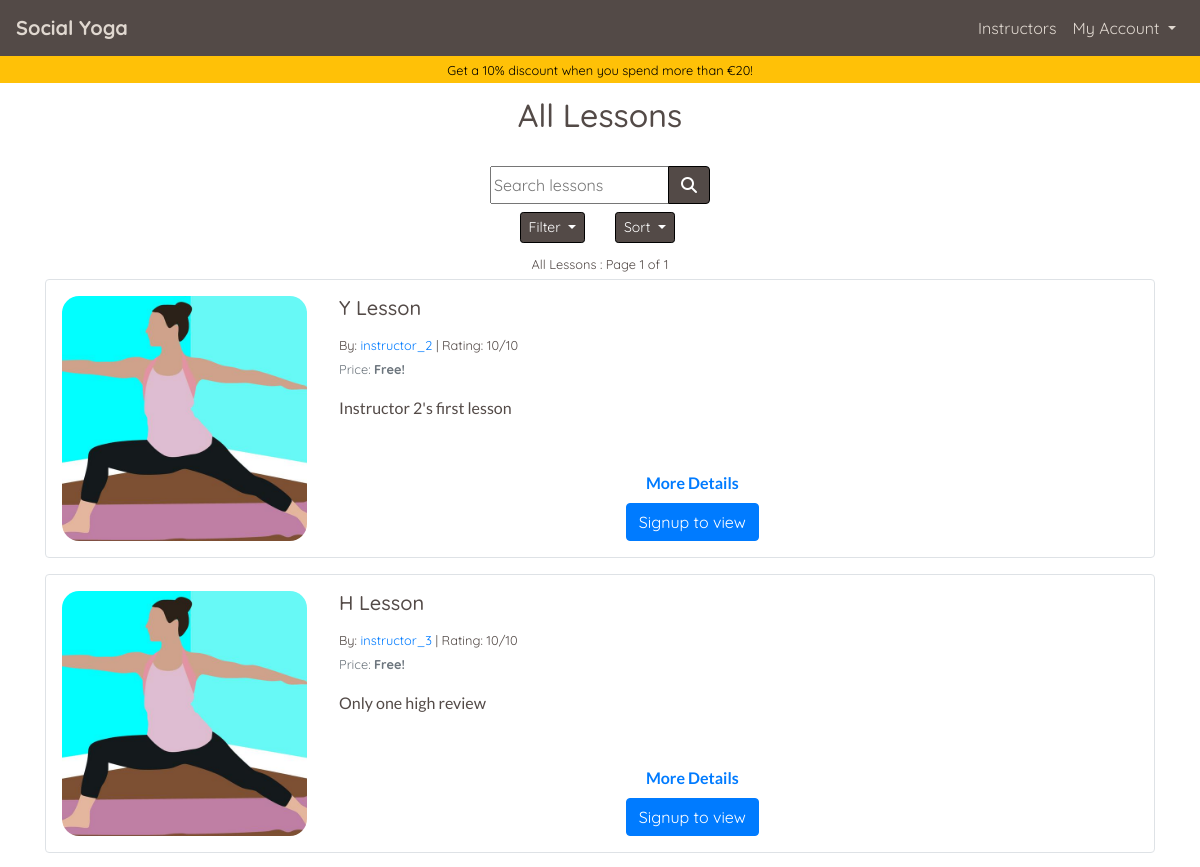
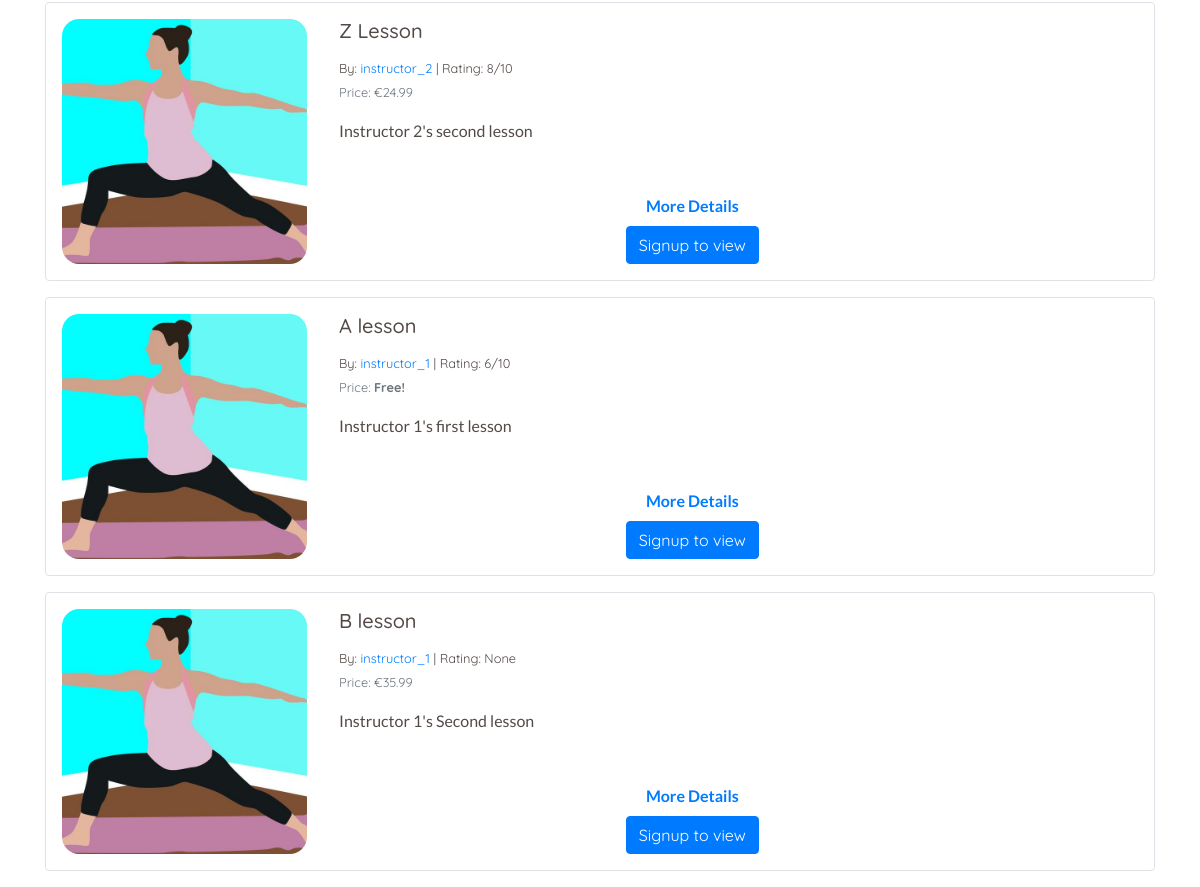
Page /lessons/ on the earlier database version (2 pictures, top to bottom).
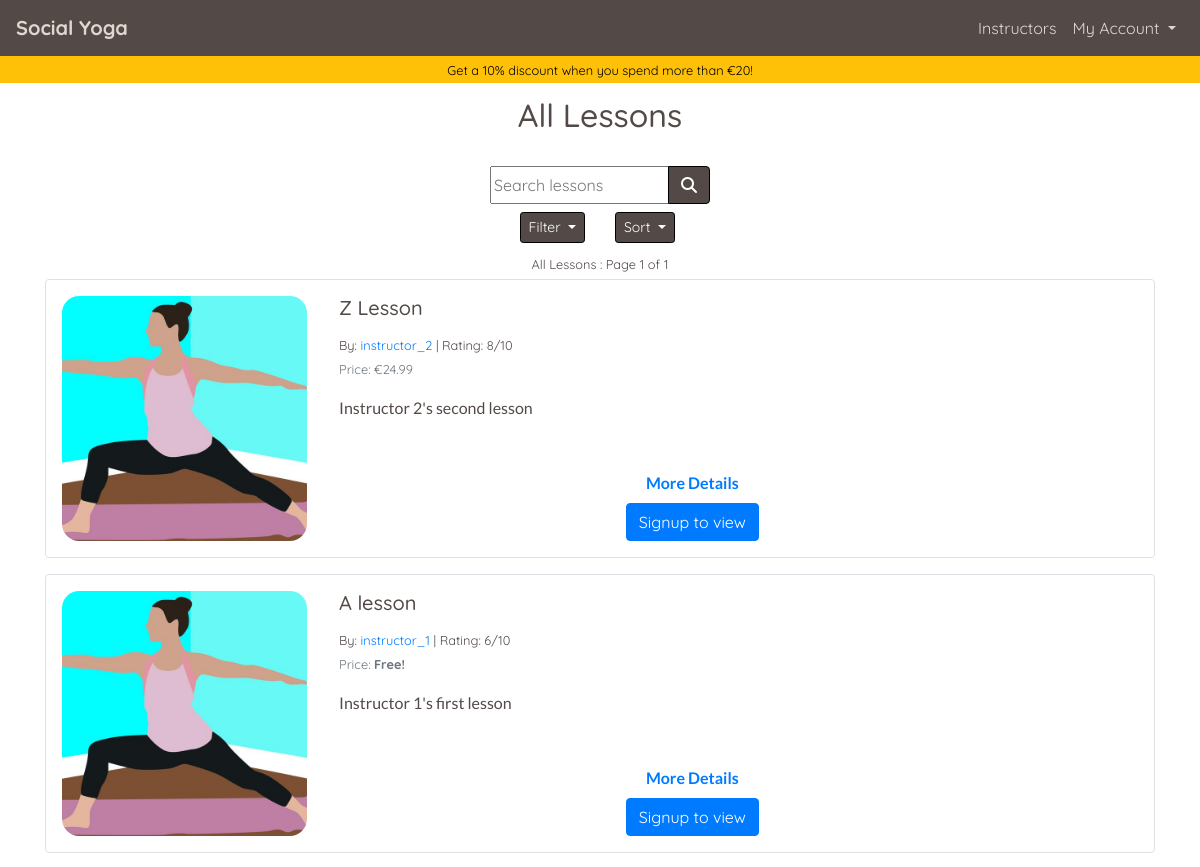
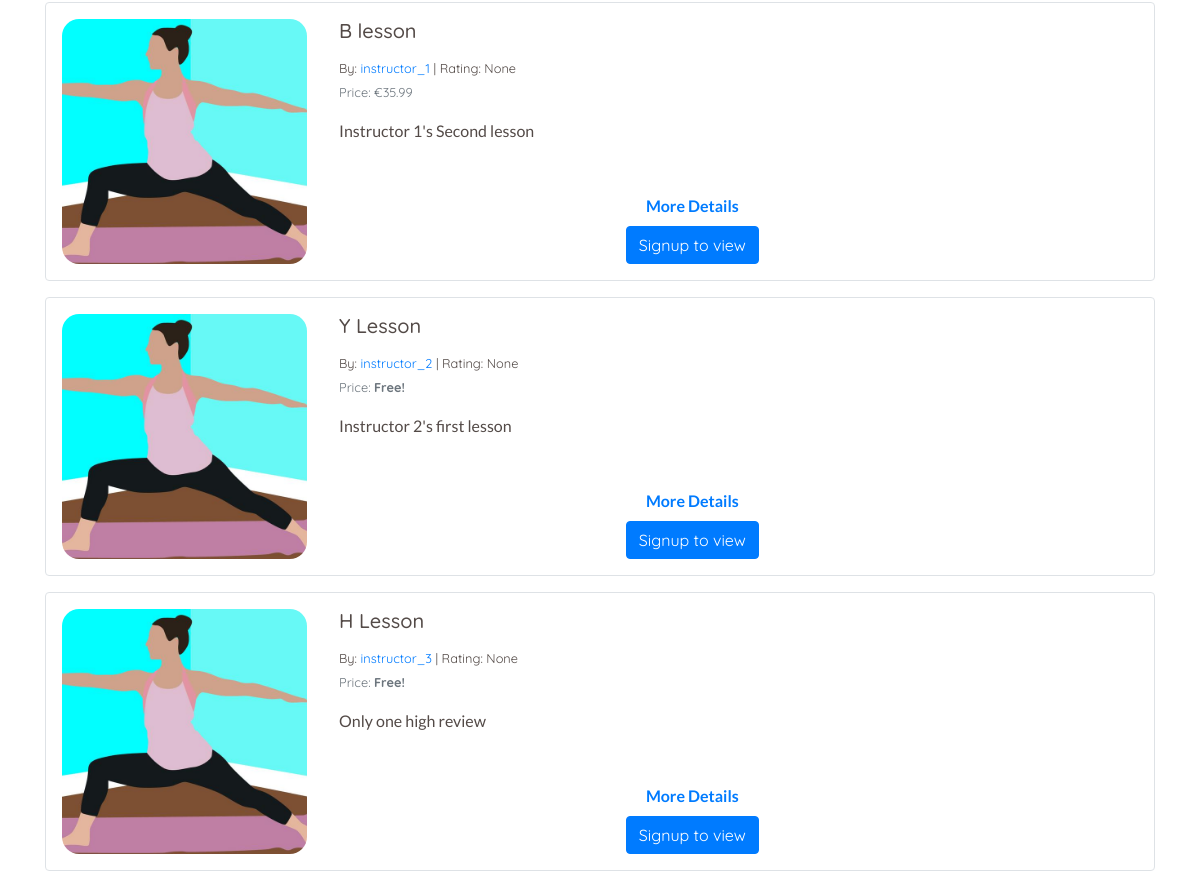
Same page on the later database version (2 pictures, top to bottom).
### lessons/models.py (models this page shows, shortened)
class Lesson(models.Model):
    lesson_id = models.CharField(max_length=32, null=False, editable=False)
    instructor_profile = models.ForeignKey(
        UserProfile, on_delete=models.SET_NULL, null=True,
        blank=True, related_name='lessons'
        )
    lesson_name = models.CharField(max_length=32, null=False, editable=True)
    card_description = models.TextField(max_length=254)
    description = models.TextField(max_length=2048)
    image = ResizedImageField(
        size=[600, 600], quality=75, crop=['middle', 'center'],
        force_format='JPEG', upload_to='lesson_images/'
        )
    rating = models.DecimalField(
        max_digits=5, decimal_places=0, null=True, blank=True
        )
    video_url = models.URLField(
        max_length=1024, blank=False, null=False
        )
    time = models.IntegerField(blank=False, null=False)
    is_free = models.BooleanField(default=True)
    price = models.DecimalField(
        max_digits=6, decimal_places=2, blank=False, null=False, default=0.00
        )

### profiles/models.py (models this page shows, shortened)
class UserProfile(models.Model):
    user = models.OneToOneField(User, on_delete=models.CASCADE)
    first_name = models.CharField(max_length=50, null=False, blank=False)
    last_name = models.CharField(max_length=50, null=False, blank=False)
    is_instructor = models.BooleanField(default=False)
    requested_instructor_status = models.BooleanField(default=False)
    card_description = models.TextField(max_length=256, blank=True, default='')
    profile_description = models.TextField(max_length=650, default='')
    image = ResizedImageField(
        size=[600, 600], quality=75, crop=['middle', 'center'],
        force_format='JPEG', null=True, blank=True,
        upload_to='profile_images/'
        )
    rating = models.DecimalField(
        max_digits=5, decimal_places=0, null=True, blank=True
        )
    lesson_count = models.IntegerField(default=0, editable=False)
    def __str__(self):
        return self.user.username

### lessons/views.py (the view, shortened to what this page needs)
# urls.py: path('', views.lessons, name='lessons'),
def lessons(request):
    profile = get_profile_or_none(request)
    lessons = Lesson.objects.all().annotate(
        review_count=Count('reviewedLesson'))
    subscribed_lesson_list = []
    paid_lesson_list = []
    page_title = 'All Lessons'
    sub_title = None
    filter_title = 'All Lessons'
    filter_subtitle = ''
    valid_sort_values = ['lesson_name',
                         'instructor_profile',
                         'rating',
                         'price']
    sortby = 'rating'
    filter_by = 'all_lessons'
    sort_direction = 'desc'
    instructor_to_display = None
    query = ''
    page_number = 1  # Default page number
    lessons_on_page = 5  # No of lessons on a page at once
    if sort_direction == 'asc':
        if sortby == 'rating':
            lessons = lessons.order_by(
                (F(sortby).asc(nulls_last=True)), 'review_count')
        else:
            lessons = lessons.order_by(F(sortby).asc(nulls_last=True))
    else:
        if sortby == 'rating':
            lessons = lessons.order_by(
                (F(sortby).desc(nulls_last=True)), '-review_count')
        else:
            lessons = lessons.order_by(F(sortby).desc(nulls_last=True))
    p = Paginator(lessons, lessons_on_page)
    try:
        page_object = p.page(page_number)
    except EmptyPage:
        messages.error(request, "Page does not exist, returning to page 1")
        page_object = p.page(1)
    template = 'lessons/lessons.html'
    context = {
        'profile': profile,
        'lessons': page_object,
        'subscribed_lesson_list': subscribed_lesson_list,
        'paid_lesson_list': paid_lesson_list,
        'page_title': page_title,
        'sub_title': sub_title,
        'filter_title': filter_title,
        'filter_subtitle': filter_subtitle,
        'sort_by': sortby,
        'sort_direction': sort_direction,
        'filter_by': filter_by,
        'instructor_to_display': instructor_to_display,
        'current_query': query,
        'show_discount_banner': True,
    }
    return render(request, template, context)

### home/contexts.py (called while the page is built)
def purchased_lessons(request):
    profile = get_profile_or_none(request)
    purchased = None
    purchased_lesson_ids = []
    if profile:
        purchased = OrderLineItem.objects.filter(profile=profile)
        if purchased:
            for item in purchased:
                purchased_lesson_ids.append(item.lesson.lesson_id)
    context = {
        'purchased_lessons': purchased,
        'purchased_lesson_ids': purchased_lesson_ids,
    }
    return context

### yoga/utils.py (called while the page is built)
def get_profile_or_none(request):
    try:
        return UserProfile.objects.get(user=request.user)
    except Exception:
        return None

### lessons/templates/lessons/lessons.html (shortened to what this page needs)
{% extends "base.html" %}
{% load static %}
{% block page_header %}
<div class="container header-container">
    <div class="row">
        <div class="col">
            <h1 class="text-center title-text my-3 {% if show_discount_banner %}pt-xl-4{% endif %}" id="lesson-page-title">{{ page_title}}</h1>
        </div>
    </div>
</div>
{% endblock %}
{% block content %}
<div class="container page-contents">
    <div class="row">
        <div class="col-12 mt-2">
            {% include 'lessons/includes/lesson_sorting.html' %}
            <p class="text-center mb-1">
                <strong>
                    <small>
                        {{ filter_title }}{{ filter_subtitle }}{% if lessons %} : Page {{ lessons.number }} of {{ lessons.paginator.num_pages }}{% endif %}
                    </small>
                </strong>
            </p>
            {% if lessons %}
                {% for lesson in lessons %}
                    {% include 'lessons/includes/lesson_card.html' %}
                {% endfor %}
            {% else %}
                {% if instructor_to_display %}
                    <p class="text-center mt-5"><strong>No lesons available</strong></p>
                {% endif %}
            {% endif %}
        </div>
    </div>
</div>
{% endblock %}

### lessons/templates/lessons/includes/lesson_card.html
<div class="card mb-3 border custom-border" style="width: 100%;" id="{{ lesson.lesson_id }}">
    <div class="row no-gutters">
        <div class="col-md-3 d-flex">
            {% if lesson.image %}
                <div class="lesson-card-image-container m-auto p-3 text-center">
                    <img class="lesson-card-image img-fluid" src="{{ lesson.image.url }}" alt="{{ lesson.lesson_name }}">
                </div>
            {% endif %}
        </div>
        <div class="col-md-8">
            <div class="card-body p-3 h-100 d-flex flex-column">
                <h5 class="card-title">{{ lesson.lesson_name }}</h5>
                <p class="card-text mb-0"><small>By: <a href="{% url 'lessons' %}?instructor={{ lesson.instructor_profile.id }}">{{ lesson.instructor_profile }}</a> | Rating: {{ lesson.rating }}{% if lesson.rating %}/10{% endif %}</small></p>
                {% if lesson.price > 0 %}
                    <p class="card-text"><small class="text-muted">Price:
                        {% if lesson.lesson_id in purchased_lesson_ids %}
                            <span class="text-success"><strong>Purchased!</strong></small></span>
                        {% else %}
                            <span> €{{ lesson.price }}</small></span>
                        {% endif %}
                    </p>
                {% else %}
                    <p class="card-text"><small class="text-muted">Price: <strong>Free!</strong></small></p>
                {% endif %}
                <p class="card-text alt-font">{{ lesson.card_description }}</p>
                <p class="card-text alt-font mb-2 mt-auto text-center text-info"><a href="" onclick="javascript:get_modal_data('{{ lesson.lesson_id }}')" class=""><strong>More Details</strong></a></p>
                <div class="lesson-card-button-container mt-0 w-100 d-flex">
                    <div class="buttons mx-auto">
                        {% if user.is_authenticated %}
                            {% if lesson.lesson_id not in paid_lesson_list and lesson.is_free == False %}
                            <a class="btn btn-warning" href="" onclick="javascript:add_to_basket('{{ lesson.lesson_id }}')" id="add_{{ lesson.lesson_id }}" role="button"><span>{% if lesson.lesson_id in basket_item_ids %}In basket{% else %}€{{ lesson.price }}{% endif %}</span>
                                    <span class="icon">
                                        <i class="fas fa-cart-plus"></i>
                                    </span>
                                </a>
                            {% elif lesson.lesson_id in subscribed_lesson_list and lesson%}
                                <span class="btn btn-warning button-unsubscribe" id="unsubscribe_lesson_button_id_{{ lesson.lesson_id }}" href="" onclick="javascript:subscribe('false', '{{ lesson.lesson_id }}', '{{ current_filter }}')" role="button">Unsubscribe</span>
                                <span hidden class="btn btn-danger" href="" id="subscribe_lesson_button_id_{{ lesson.lesson_id }}" onclick="javascript:subscribe('true', '{{ lesson.lesson_id }}', '{{ current_filter }}')" role="button">Subscribe to lesson</span>
                                <a class="btn btn-success" href="{% url 'studio' lesson.lesson_id %}" id="start_lesson_button_id_{{ lesson.lesson_id }}" role="button">Start Lesson</a>
                            {% else %}
                                <span hidden class="btn btn-warning button-unsubscribe" id="unsubscribe_lesson_button_id_{{ lesson.lesson_id }}" href="" onclick="javascript:subscribe('false', '{{ lesson.lesson_id }}', '{{ current_filter }}')" role="button">Unsubscribe</span>
                                <span class="btn btn-danger" href="" id="subscribe_lesson_button_id_{{ lesson.lesson_id }}" onclick="javascript:subscribe('true', '{{ lesson.lesson_id }}', '{{ current_filter }}')" role="button">Subscribe to lesson</span>
                                <a hidden class="btn btn-success" href="{% url 'studio' lesson.lesson_id %}" id="start_lesson_button_id_{{ lesson.lesson_id }}" role="button">Start Lesson</a>
                            {% endif %}
                        {% else %}
                            <a class="btn btn-primary" href="{% url 'account_signup' %}" role="button">Signup to view</a>
                        {% endif %}
                    </div>
                </div>
            </div>
        </div>
    </div>
</div>

Differences in the rows shown:
changed Lesson "Y Lesson": rating "10" → "None"; no longer shows "/10"; moves down the list
changed Lesson "H Lesson": rating "10" → "None"; no longer shows "/10"; moves down the list
